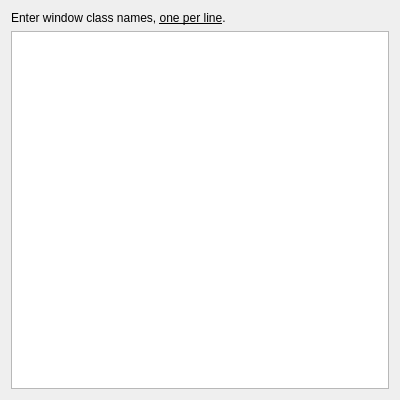
<?xml version="1.0" encoding="UTF-8"?>
<ui version="4.0">
 <class>ForceBlurConfigForm</class>
 <widget class="QWidget" name="ForceBlurConfigForm">
  <property name="geometry">
   <rect>
    <x>0</x>
    <y>0</y>
    <width>400</width>
    <height>400</height>
   </rect>
  </property>
  <property name="windowTitle">
   <string>Form</string>
  </property>
  <layout class="QVBoxLayout" name="verticalLayout">
   <item>
    <widget class="QLabel" name="label">
     <property name="whatsThis">
      <string>&lt;html&gt;&lt;head/&gt;&lt;body&gt;&lt;p&gt;&lt;span style=&quot; font-weight:600;&quot;&gt;&amp;lt;&amp;lt;Example&amp;gt;&amp;gt;&lt;/span&gt;&lt;/p&gt;&lt;p&gt;yakuake&lt;/p&gt;&lt;p&gt;keepassxc&lt;/p&gt;&lt;p&gt;urxvt&lt;/p&gt;&lt;/body&gt;&lt;/html&gt;</string>
     </property>
     <property name="text">
      <string notr="true">&lt;html&gt;&lt;head/&gt;&lt;body&gt;&lt;p&gt;Enter window class names, &lt;span style=&quot; text-decoration: underline;&quot;&gt;one per line&lt;/span&gt;.&lt;/p&gt;&lt;/body&gt;&lt;/html&gt;</string>
     </property>
    </widget>
   </item>
   <item>
    <widget class="QPlainTextEdit" name="kcfg_patterns"/>
   </item>
  </layout>
 </widget>
 <resources/>
 <connections/>
</ui>
